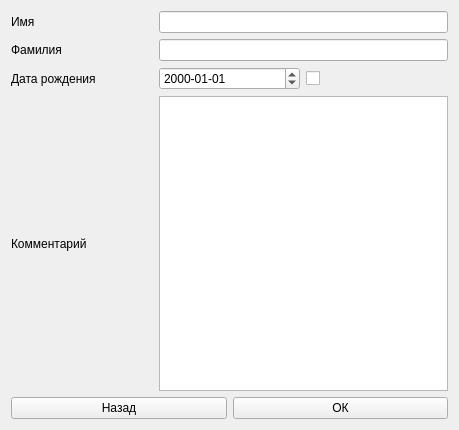
<?xml version="1.0" encoding="UTF-8"?>
<ui version="4.0">
 <class>Form</class>
 <widget class="QWidget" name="Form">
  <property name="geometry">
   <rect>
    <x>0</x>
    <y>0</y>
    <width>459</width>
    <height>430</height>
   </rect>
  </property>
  <property name="windowTitle">
   <string>Form</string>
  </property>
  <layout class="QVBoxLayout" name="verticalLayout">
   <item>
    <layout class="QGridLayout" name="gridLayout">
     <item row="1" column="0">
      <widget class="QLabel" name="label_2">
       <property name="text">
        <string>Фамилия</string>
       </property>
      </widget>
     </item>
     <item row="2" column="1">
      <widget class="QDateEdit" name="date_edit_date_of_birth">
       <property name="displayFormat">
        <string>yyyy-MM-dd</string>
       </property>
      </widget>
     </item>
     <item row="0" column="0">
      <widget class="QLabel" name="label">
       <property name="text">
        <string>Имя</string>
       </property>
      </widget>
     </item>
     <item row="2" column="2">
      <widget class="QCheckBox" name="check_box_date_nessary">
       <property name="text">
        <string/>
       </property>
      </widget>
     </item>
     <item row="2" column="0">
      <widget class="QLabel" name="label_3">
       <property name="text">
        <string>Дата рождения</string>
       </property>
      </widget>
     </item>
     <item row="3" column="0">
      <widget class="QLabel" name="label_4">
       <property name="text">
        <string>Комментарий</string>
       </property>
      </widget>
     </item>
     <item row="3" column="1" colspan="2">
      <widget class="QTextEdit" name="text_edit_comment"/>
     </item>
     <item row="0" column="1" colspan="2">
      <widget class="QLineEdit" name="line_edit_first_name">
       <property name="readOnly">
        <bool>true</bool>
       </property>
      </widget>
     </item>
     <item row="1" column="1" colspan="2">
      <widget class="QLineEdit" name="line_edit_last_name">
       <property name="readOnly">
        <bool>true</bool>
       </property>
      </widget>
     </item>
    </layout>
   </item>
   <item>
    <layout class="QHBoxLayout" name="horizontalLayout">
     <item>
      <widget class="QPushButton" name="push_button_back">
       <property name="cursor">
        <cursorShape>PointingHandCursor</cursorShape>
       </property>
       <property name="text">
        <string>Назад</string>
       </property>
      </widget>
     </item>
     <item>
      <widget class="QPushButton" name="push_button_accept">
       <property name="cursor">
        <cursorShape>PointingHandCursor</cursorShape>
       </property>
       <property name="text">
        <string>ОК</string>
       </property>
      </widget>
     </item>
    </layout>
   </item>
  </layout>
 </widget>
 <resources/>
 <connections/>
</ui>
